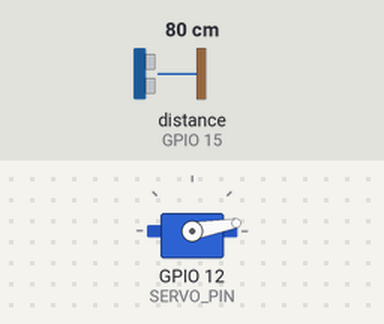
A sketch run on a simulated ESP8266 (NodeMCU). On the bench: servo. Wiring (inferred from the names in the program): ultrasonic range finder: trigger GPIO 13; echo GPIO 15. The inputs (shaded band) are chosen by the test bench; at power-on: distance to the obstacle (sensor on GPIO 15) 80 cm. The echo pulse lasts 58.3 µs per cm; WiFi joins after 1.5 s; servers stay silent unless stated; uploads are accepted with an empty reply; what the sketch prints to the serial monitor is not drawn.

Above: at 2.7 s.
2.8 s: distance to the obstacle (sensor on GPIO 15) set to 32 cm
4.3 s: distance to the obstacle (sensor on GPIO 15) set to 27 cm
At 4.8 s:
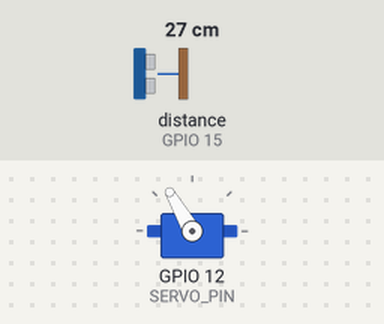
6.0 s: distance to the obstacle (sensor on GPIO 15) set to 35 cm
At 6.9 s:
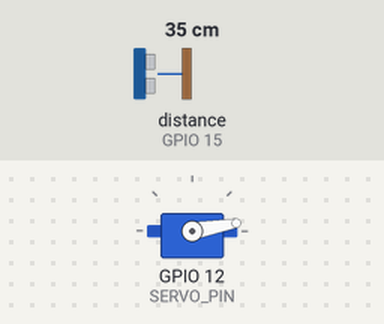
7.6 s: distance to the obstacle (sensor on GPIO 15) set to 2 cm
At 9.0 s:
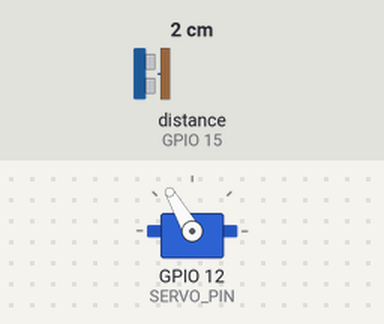
Timing chart, 0 to 10.1 s (numbered marks = the images above; inputs shaded):
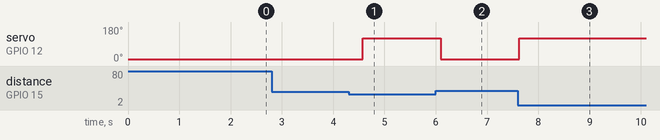

The sketch:

Poubelle_connectee.ino
```cpp
#include <ESP8266WiFi.h>
#include <ESP8266HTTPClient.h>
#include <WiFiClientSecure.h>
#include <ArduinoJson.h>
#include <Servo.h>
const char* ssid = "youpilab_fibre 2G";
const char* password = "Washingi_loV3_yl2025Fibre#Cit1";

const String BASE_URL = "https://iot.youpilab.com/api";
const String APP_ID   = "pouf5596";
const String APP_KEY  = "9881b465";

// ================= BROCHES =================
#define TRIG_PIN 13  // D7
#define ECHO_PIN 15  // D8
#define SERVO_PIN 12 // D6

Servo monServo;

// ================= VARIABLES =================
bool plateformeOuverte = false;
unsigned long lastCheckTime = 0;

// ================= WIFI =================
void setup_wifi() {
  WiFi.begin(ssid, password);
  while (WiFi.status() != WL_CONNECTED) {
    delay(500);
    Serial.print(".");
  }
  Serial.println("\nWiFi connecté !");
}

// ================= API =================
void checkControls() {
  if (WiFi.status() != WL_CONNECTED) return;

  WiFiClientSecure client;
  client.setInsecure();
  HTTPClient http;

  String url = BASE_URL + "/controls/get?APP_ID=" + APP_ID + "&APP_KEY=" + APP_KEY;

  if (http.begin(client, url)) {
    int httpCode = http.GET();
    if (httpCode == HTTP_CODE_OK) {
      String payload = http.getString();

      StaticJsonDocument<1024> doc;
      DeserializationError error = deserializeJson(doc, payload);

      if (!error) {
        String lastValue = "";
        // Traitement du tableau reçu (prend le dernier élément)
        if (doc.is<JsonArray>()) {
          JsonArray arr = doc.as<JsonArray>();
          if (arr.size() > 0) {
            lastValue = arr[arr.size() - 1].as<String>();
          }
        } else {
          lastValue = doc.as<String>();
        }

        plateformeOuverte = (lastValue == "1");
        Serial.print("Derniere valeur API : ");
        Serial.println(lastValue);
      }
    }
    http.end();
  }
}

// ================= SETUP =================
void setup() {
  Serial.begin(115200);
  pinMode(TRIG_PIN, OUTPUT);
  pinMode(ECHO_PIN, INPUT);

  monServo.attach(SERVO_PIN);
  monServo.write(10); // Position fermée initiale

  setup_wifi();
}

// ================= LOOP =================
void loop() {
  // 1. Mise à jour API toutes les 5 secondes
  if (millis() - lastCheckTime > 500) {
    checkControls();
    lastCheckTime = millis();
  }

  // 2. Mesure Ultrason
  digitalWrite(TRIG_PIN, LOW);
  delayMicroseconds(2);
  digitalWrite(TRIG_PIN, HIGH);
  delayMicroseconds(10);
  digitalWrite(TRIG_PIN, LOW);

  long duration = pulseIn(ECHO_PIN, HIGH, 30000);
  int distance = (duration > 0) ? duration / 58 : 999;

  // 3. Logique hybride (OU logique)
  // Ouvre si la plateforme demande OU si une présence est détectée
  if (plateformeOuverte || (distance > 0 && distance < 30)) {
    monServo.write(120);
  } else {
    monServo.write(10);
  }

  delay(100);
}
```

Measured:
- the behaviour switches between 30 and 29 cm on distance to the obstacle (sensor on GPIO 15) (found by bisection; images 0 and 1)
- after the input at 2.8 s, every drawn part: stays the same
- after the input at 4.3 s, servo on GPIO 12 (SERVO_PIN): 10° → 120° after 0.28 s
- after the input at 6.0 s, servo on GPIO 12 (SERVO_PIN): 120° → 10° after 0.10 s
- after the input at 7.6 s, servo on GPIO 12 (SERVO_PIN): 10° → 120° at once
